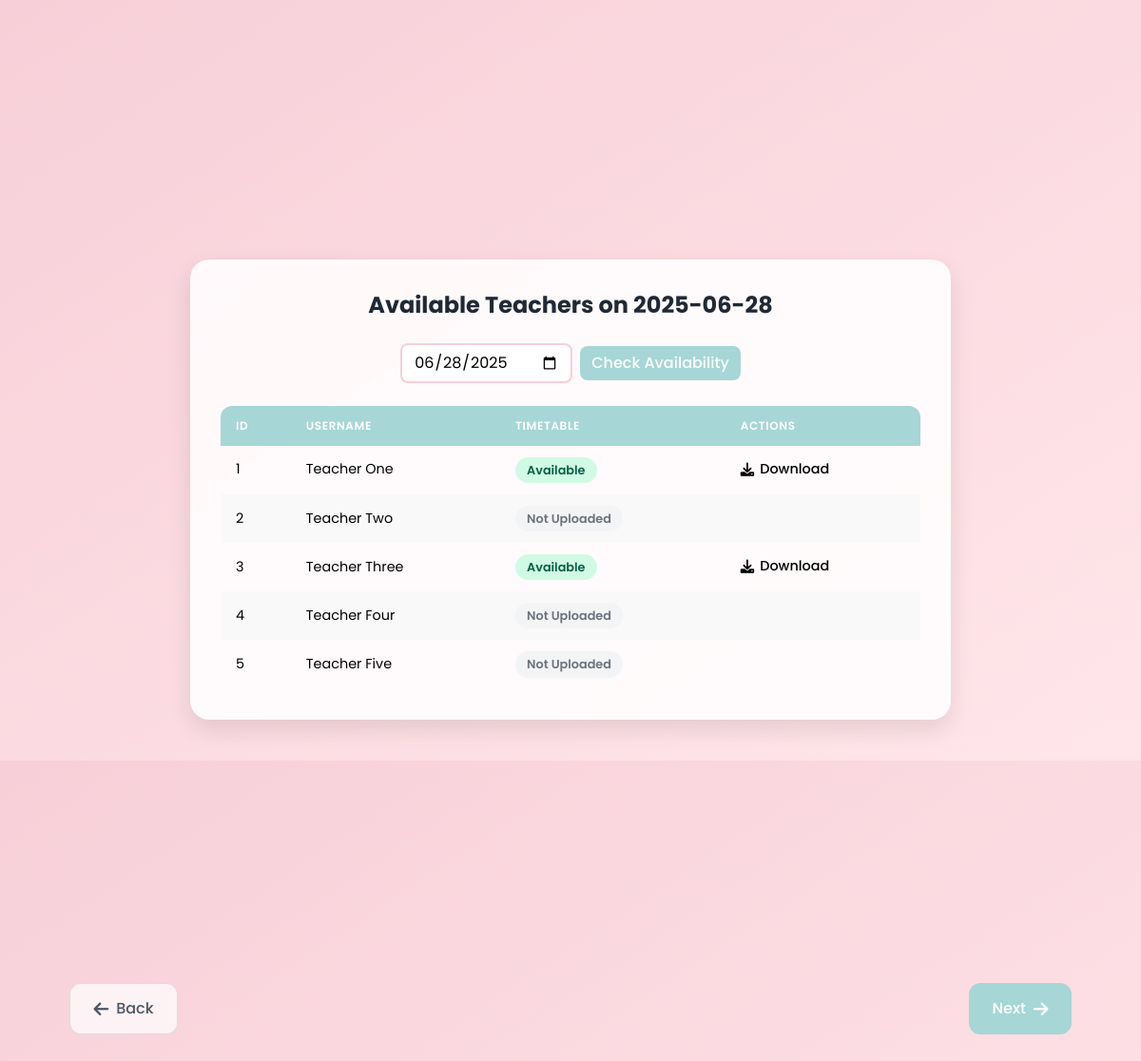
Screenshot of /available_teachers with the database file from the repository.
### models.py (models this page shows, shortened)
class Teacher(db.Model):
    user_id = db.Column(db.Integer, primary_key=True, autoincrement=True)
    username = db.Column(db.String(80), nullable=False)
    password = db.Column(db.String(80), unique=True, nullable=False)
    time_table = db.Column(db.LargeBinary)
    time_table_filename = db.Column(db.String(255))

### main.py (the view)
@app.route('/available_teachers', methods=['GET'])
def available_teachers():
    selected_date = request.args.get('date', datetime.now().strftime('%Y-%m-%d'))
    want_json = request.headers.get('Accept') == 'application/json'
    try:
        datetime.strptime(selected_date, '%Y-%m-%d')
    except ValueError:
        if want_json:
            return jsonify({'error': 'Invalid date format. Use YYYY-MM-DD'}), 400
        return "Invalid date format. Use YYYY-MM-DD", 400
    unavailable_teacher_ids = [
        t.user_id for t in TeacherUnavailability.query.filter_by(date=selected_date).all()
    ]
    available_teachers = Teacher.query.filter(
        Teacher.user_id.notin_(unavailable_teacher_ids) if unavailable_teacher_ids else True
    ).all()
    if want_json:
        teachers_data = [{
            'user_id': teacher.user_id,
            'username': teacher.username,
            'has_timetable': teacher.time_table is not None,
            'timetable_url': url_for('get_timetable', teacher_id=teacher.user_id, _external=True)
                           if teacher.time_table else None
        } for teacher in available_teachers]
        return jsonify({
            'date': selected_date,
            'available_teachers': teachers_data
        })
    else:
        return render_template('available_teachers.html',
                            teachers=available_teachers,
                            selected_date=selected_date)

### templates/available_teachers.html (shortened to what this page needs)
<!DOCTYPE html>
<html lang="en">
<head>
    <script src="https://cdn.tailwindcss.com"></script>
    <link rel="stylesheet" href="https://cdnjs.cloudflare.com/ajax/libs/font-awesome/6.0.0/css/all.min.css">
</head>
<body>
    <div class="min-h-screen py-12 px-4 flex items-center justify-center">
        <div class="main-container w-full">
            <h1 class="text-2xl font-bold mb-6 text-center text-gray-800">Available Teachers on {{ selected_date }}</h1>
            <div class="mb-6">
                <form method="get" class="flex flex-wrap items-center justify-center gap-2">
                    <input type="date" name="date" value="{{ selected_date }}"
                           class="date-picker">
                    <button type="submit" class="submit-btn">
                        Check Availability
                    </button>
                </form>
            </div>
            {% if teachers %}
            <div class="table-container">
                <table>
                    <thead>
                        <tr>
                            <th class="text-left">ID</th>
                            <th class="text-left">Username</th>
                            <th class="text-left">Timetable</th>
                            <th class="text-left">Actions</th>
                        </tr>
                    </thead>
                    <tbody>
                        {% for teacher in teachers %}
                        <tr>
                            <td>{{ teacher.user_id }}</td>
                            <td>{{ teacher.username }}</td>
                            <td>
                                {% if teacher.time_table %}
                                    <span class="status-badge available">
                                        Available
                                    </span>
                                {% else %}
                                    <span class="status-badge unavailable">
                                        Not Uploaded
                                    </span>
                                {% endif %}
                            </td>
                            <td>
                                {% if teacher.time_table %}
                                <a href="{{ url_for('get_timetable', teacher_id=teacher.user_id) }}"
                                   class="action-btn">
                                    <i class="fas fa-download"></i> Download
                                </a>
                                {% endif %}
                            </td>
                        </tr>
                        {% endfor %}
                    </tbody>
                </table>
            </div>
            {% else %}
            <div class="bg-white rounded-lg shadow p-6 text-center">
                <p class="text-gray-600">No teachers available on {{ selected_date }}</p>
            </div>
            {% endif %}
        </div>
    </div>
    <div class="fixed bottom-6 left-0 right-0 nav-container py-2 px-3">
        <div class="container mx-auto flex justify-between">
            <button onclick="window.history.back()"
                    class="nav-btn back-btn px-6 py-3 rounded-xl transition-all duration-200 flex items-center">
                <i class="fas fa-arrow-left mr-2 text-lg"></i>
                Back
            </button>
            <button onclick="window.location.href='/upload_doc'"
                    class="nav-btn next-btn px-6 py-3 text-white rounded-xl hover:shadow-lg transition-all duration-200 flex items-center">
                Next
                <i class="fas fa-arrow-right ml-2 text-lg"></i>
            </button>
        </div>
    </div>
</body>
</html>

### templates/available_teachers.html (style rules this page uses)
body { font-family: 'Poppins', sans-serif; background-color: #F7CFD8; background-image: linear-gradient(to bottom right, #F7CFD8, #FFE6EA); min-height: 100vh; }
.main-container { max-width: 800px; background-color: rgba(255, 255, 255, 0.85); backdrop-filter: blur(10px); -webkit-backdrop-filter: blur(10px); border-radius: 20px; box-shadow: 0 10px 25px rgba(0, 0, 0, 0.1); padding: 2rem; margin-bottom: 80px; }
.table-container { max-width: 750px; margin: 0 auto; overflow-x: auto; }
table { width: 100%; border-collapse: separate; border-spacing: 0; border-radius: 12px; overflow: hidden; }
th { background-color: #A6D6D6; color: white; font-weight: 600; text-transform: uppercase; font-size: 0.75rem; letter-spacing: 0.05em; padding: 0.75rem 1rem; }
td { padding: 0.75rem 1rem; font-size: 0.9rem; }
tr:nth-child(even) { background-color: #F9F9F9; }
.status-badge { padding: 0.25rem 0.75rem; border-radius: 9999px; font-size: 0.8rem; font-weight: 600; display: inline-flex; align-items: center; }
.status-badge.available { background-color: #D1FAE5; color: #065F46; }
.status-badge.unavailable { background-color: #F3F4F6; color: #6B7280; }
.action-btn { font-size: 0.9rem; font-weight: 500; display: inline-flex; align-items: center; transition: all 0.2s; }
.action-btn i { margin-right: 0.375rem; }
.date-picker { border: 2px solid #F7CFD8; border-radius: 8px; padding: 0.35rem 0.75rem; outline: none; transition: all 0.2s; }
.submit-btn { background-color: #A6D6D6; color: white; border-radius: 8px; padding: 0.35rem 0.75rem; font-weight: 500; transition: all 0.2s; }
.nav-btn { padding: 0.75rem 1.5rem; font-size: 1rem; font-weight: 500; transition: all 0.2s; }
.nav-container { background-color: transparent; backdrop-filter: none; -webkit-backdrop-filter: none; box-shadow: none; padding: 0.5rem 2rem; }
.nav-container .container { max-width: 90%; }
@media (min-width: 768px) { .nav-container .container { max-width: 95%; } }
@media (min-width: 768px) { .nav-btn.back-btn { margin-left: 2rem; } }
@media (min-width: 768px) { .nav-btn.next-btn { margin-right: 2rem; } }
.nav-btn.next-btn { background: #A6D6D6; color: white; transition: all 0.3s ease; }
.nav-btn.back-btn { background-color: rgba(255, 255, 255, 0.7); color: #4B5563; border: 1px solid rgba(0, 0, 0, 0.1); transition: all 0.3s ease; }
body { padding-bottom: 80px; }
.main-container { margin-bottom: 90px; }
h1 { font-size: 1.75rem; margin-bottom: 1rem; }
.py-12 { padding-top: 1.5rem; padding-bottom: 1.5rem; }

### rows the page displays
Teacher: user_id "1", username "Teacher One", shows "Available"
Teacher: user_id "2", username "Teacher Two", shows "Not Uploaded"
Teacher: user_id "3", username "Teacher Three", shows "Available"
Teacher: user_id "4", username "Teacher Four", shows "Not Uploaded"
Teacher: user_id "5", username "Teacher Five", shows "Not Uploaded"

### other values shown
{{ selected_date }} "2025-06-28"
